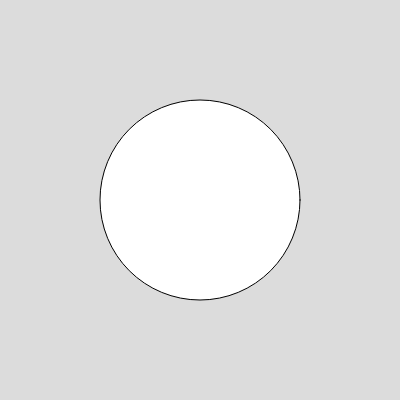
Frame 1 (no input)
Frame 60 (no input): identical to frame 1, image omitted
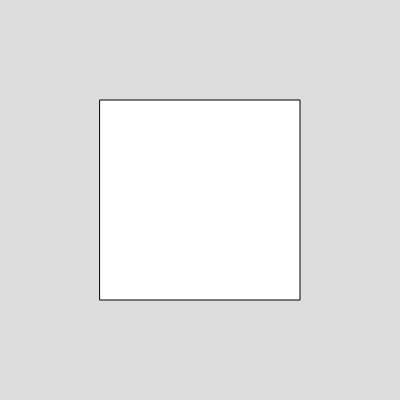
Frame 120 (the mouse pressed at the canvas centre since frame 60)

The p5.js sketch that drew these frames (run headless with seeded random() and noise() and a simulated clock; from frame 60 on, the mouse is pressed at the canvas centre):

// p5.js sketch
// ── sketch.js
function setup() {
  createCanvas(400, 400);
}

function draw() {
  background(220);
  if (mouseX >= 200){
    rect(100,100,200);
  }
  else {
    circle(200,200,200);
   }
}
